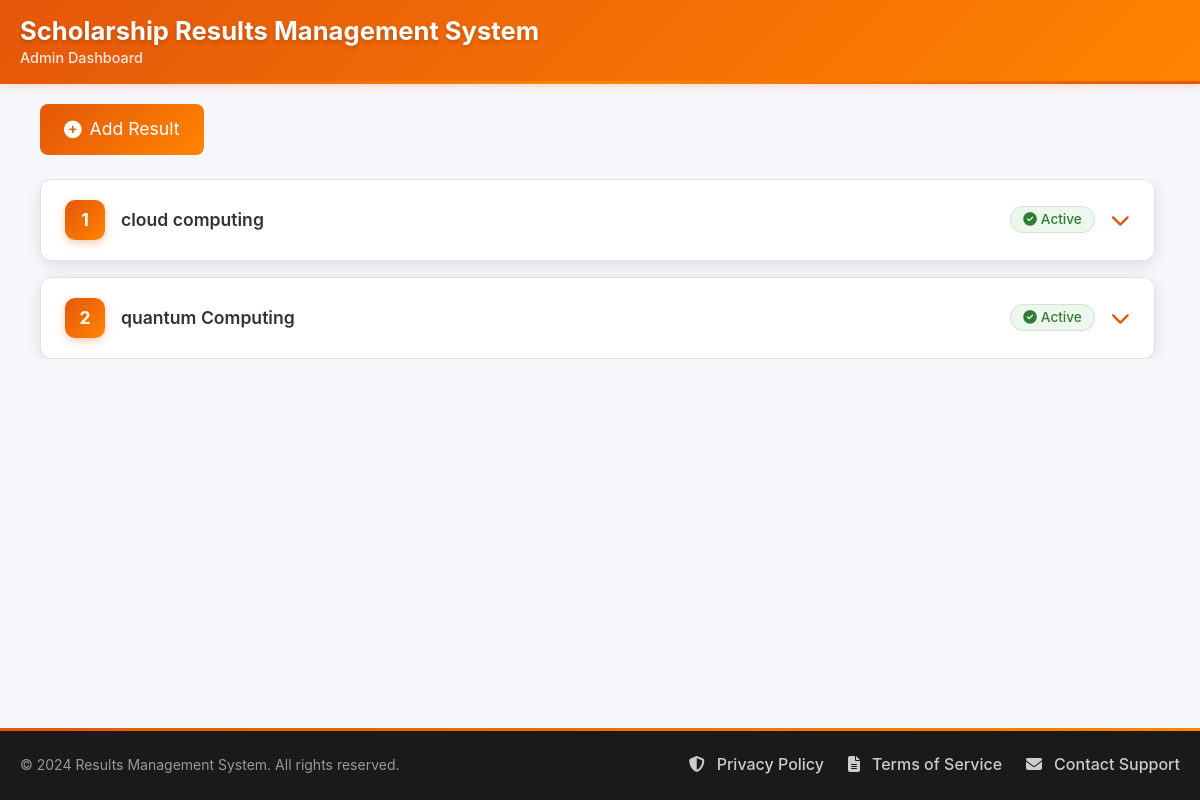
/, run on an earlier commit of the app's database.
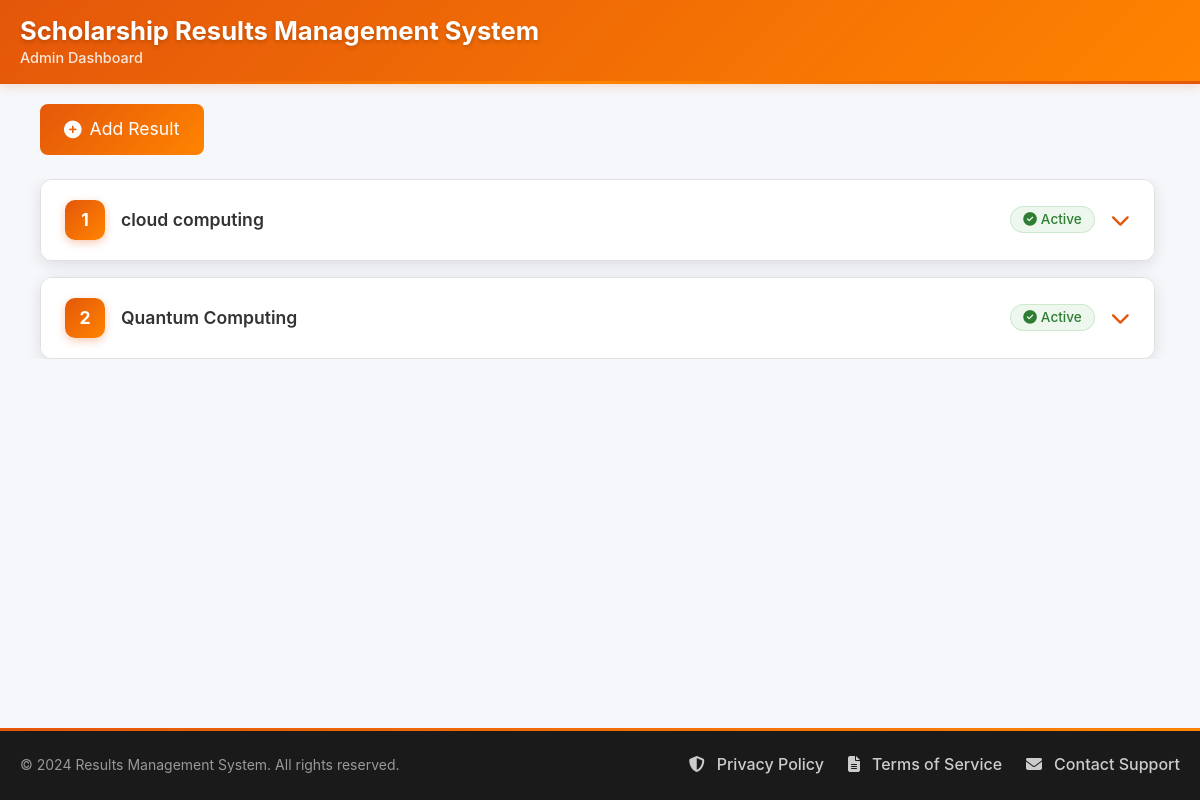
And on a later commit of the database.
### adminapp/models.py (models this page shows, shortened)
class Result(models.Model):
    title = models.CharField(max_length=200)
    file = models.FileField(upload_to='results/')
    is_active = models.BooleanField(default=False)
    created_at = models.DateTimeField(auto_now_add=True)
    unique_slug = models.SlugField(unique=True, blank=True)

### adminapp/views.py (the view)
# urls.py: path('', views.admin_dashboard, name='admin_dashboard'),
def admin_dashboard(request):
    results = Result.objects.all().order_by('-id')
    return render(request, "adminapp/dashboard.html", {"results": results})

### adminapp/templates/adminapp/dashboard.html (shortened to what this page needs)
<!DOCTYPE html>
<html>
<head>
    <link rel="stylesheet" href="https://cdn.jsdelivr.net/npm/bootstrap@5.3.1/dist/css/bootstrap.min.css">
    <link rel="stylesheet" href="https://cdnjs.cloudflare.com/ajax/libs/font-awesome/6.4.0/css/all.min.css">
</head>
<body>
    <header class="main-header">
        <div class="header-content">
            <div class="logo-section">
                <div class="logo-text">
                    <h1>Scholarship Results Management System</h1>
                    <p>Admin Dashboard</p>
                </div>
            </div>
        </div>
    </header>
    <main class="main-content">
        <div class="dashboard-header">
            <button class="btn btn-primary btn-lg d-flex align-items-center" data-bs-toggle="modal" data-bs-target="#addResultModal">
                <i class="fas fa-plus-circle me-2"></i> Add Result
            </button>
        </div>
        <div class="cards-scroll-container">
            <div class="cards-container">
                {% if results %}
                    {% for r in results %}
                    <div class="result-card" id="card-{{ r.id }}">
                        <div class="card-header collapsed" data-bs-toggle="collapse" data-bs-target="#cardBody-{{ r.id }}" aria-expanded="false">
                            <div class="card-header-left">
                                <div class="card-id">{{ forloop.counter }}</div>
                                <div class="card-title">{{ r.title }}</div>
                            </div>
                            <div class="card-status">
                                {% if r.is_active %}
                                    <span class="badge bg-success">
                                        <i class="fas fa-check-circle me-1"></i>Active
                                    </span>
                                {% else %}
                                    <span class="badge bg-secondary">
                                        <i class="fas fa-times-circle me-1"></i>Inactive
                                    </span>
                                {% endif %}
                            </div>
                            <i class="fas fa-chevron-down card-arrow"></i>
                        </div>
                    </div>
                    {% endfor %}
                {% endif %}
            </div>
        </div>
    </main>
    <footer class="main-footer">
        <div class="footer-content">
            <div class="copyright">
                &copy; 2024 Results Management System. All rights reserved.
            </div>
            <div class="footer-links">
                <a href="#"><i class="fas fa-shield-alt me-1"></i>Privacy Policy</a>
                <a href="#"><i class="fas fa-file-alt me-1"></i>Terms of Service</a>
                <a href="#"><i class="fas fa-envelope me-1"></i>Contact Support</a>
            </div>
        </div>
    </footer>
</body>
</html>

### adminapp/templates/adminapp/dashboard.html (style rules this page uses)
:root { --bg: #f5f7fa; --card-bg: #ffffff; --accent1: #e4570a; --accent2: #ff8400; --accent3: #d4450d; --success: #4CAF50; --text: #333333; --light: #f8f9fa; --border: #e0e0e0; --header-bg: #f1f5f9; --row-hover: #f8fafc; }
body { background: var(--bg); font-family: "Inter", "Segoe UI", Roboto, Arial, sans-serif; display: flex; flex-direction: column; min-height: 100vh; overflow-x: hidden; color: var(--text); margin: 0; padding: 0; }
.main-content { flex: 1; padding: 20px; overflow: hidden; background: var(--bg); }
.main-header { background: linear-gradient(135deg, var(--accent1), var(--accent2)); color: white; padding: 1rem 0; box-shadow: 0 2px 10px rgba(228, 87, 10, 0.2); position: relative; z-index: 1000; }
.main-header::after { content: ''; position: absolute; bottom: 0; left: 0; width: 100%; height: 3px; background: linear-gradient(90deg, var(--accent1), var(--accent2), var(--accent1)); }
.header-content { max-width: 1400px; margin: 0 auto; padding: 0 20px; display: flex; justify-content: space-between; align-items: center; flex-wrap: wrap; gap: 1rem; }
.logo-section { display: flex; align-items: center; gap: 1rem; margin-right: auto; }
.header-content { max-width: 100% !important; margin-left: 0 !important; margin-right: 0 !important; }
.logo-section { margin-left: 0 !important; }
.logo-text h1 { font-size: 1.6rem; font-weight: 700; margin: 0; color: white; text-shadow: 0 2px 4px rgba(0,0,0,0.2); }
.logo-text p { font-size: 0.9rem; opacity: 0.95; margin: 0; color: rgba(255, 255, 255, 0.9); font-weight: 500; }
.main-footer { background: #1a1a1a; color: #CCCCCC; padding: 1.5rem 0; margin-top: auto; position: relative; z-index: 1000; }
.main-footer::before { content: ''; position: absolute; top: 0; left: 0; width: 100%; height: 3px; background: linear-gradient(90deg, var(--accent1), var(--accent2)); }
.footer-content { max-width: 1400px; margin: 0 auto; padding: 0 20px; display: flex; justify-content: space-between; align-items: center; flex-wrap: wrap; gap: 1rem; }
.footer-links { display: flex; gap: 1.5rem; }
.footer-links a { color: #CCCCCC; text-decoration: none; transition: all 0.3s ease; display: flex; align-items: center; gap: 0.5rem; font-weight: 500; }
.copyright { font-size: 0.875rem; color: #999999; }
.dashboard-header { display: flex; justify-content: space-between; align-items: center; flex-wrap: wrap; gap: 1rem; margin-bottom: 1.5rem; max-width: 1400px; margin-left: auto; margin-right: auto; padding: 0 20px; }
.cards-scroll-container { max-width: 1400px; margin: 0 auto; padding: 0 20px; max-height: calc(100vh - 250px); overflow-y: auto; overflow-x: hidden; }
.cards-container { display: flex; flex-direction: column; gap: 1rem; padding-right: 5px; min-height: min-content; }
.result-card { background: var(--card-bg); border-radius: 12px; box-shadow: 0 4px 15px rgba(0,0,0,0.1); overflow: hidden; transition: all 0.3s ease; border: 1px solid var(--border); }
.card-header { display: flex; justify-content: space-between; align-items: center; padding: 1.25rem 1.5rem; background: var(--card-bg); border-bottom: 1px solid var(--border); cursor: pointer; transition: all 0.3s ease; }
.card-header.collapsed { border-bottom: none; }
.card-header-left { display: flex; align-items: center; gap: 1rem; flex: 1; }
.card-id { background: linear-gradient(135deg, var(--accent1), var(--accent2)); color: white; width: 40px; height: 40px; border-radius: 10px; display: flex; align-items: center; justify-content: center; font-weight: 700; font-size: 1.1rem; flex-shrink: 0; box-shadow: 0 3px 8px rgba(228, 87, 10, 0.3); }
.card-title { flex: 1; font-weight: 600; font-size: 1.1rem; color: var(--text); }
.card-status { display: flex; align-items: center; gap: 0.5rem; margin-right: 1rem; }
.card-arrow { font-size: 1.2rem; color: var(--accent1); transition: all 0.3s ease; }
.badge { font-size: 0.85rem; padding: 0.35rem 0.75rem; font-weight: 500; border-radius: 20px; border: 1px solid transparent; }
.badge.bg-success { background: rgba(76, 175, 80, 0.1) !important; color: #2E7D32 !important; border-color: rgba(76, 175, 80, 0.2); }
.btn-primary { background: linear-gradient(135deg, var(--accent1), var(--accent2)); color: white; border: none; }
.btn-lg { background: linear-gradient(135deg, var(--accent1), var(--accent2)); color: white; border: none; padding: 0.75rem 1.5rem; font-size: 1.1rem; }

What changed in the data, as far as the page shows it:
changed Result: title "quantum Computing" → "Quantum Computing"
